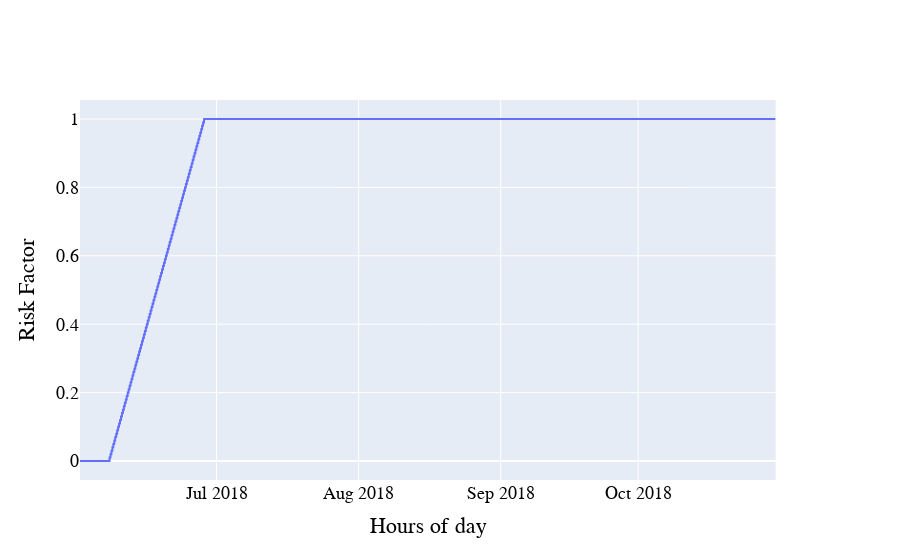

Notebook code for this chart:
### Code cell
fig = make_subplots(specs=[[{"secondary_y": True}]])
fig.add_trace(go.Scatter(x=results_nn['timestamp'], y=results_nn['k'], name='k'), secondary_y=False)

# Add figure title
fig.update_layout(
    font=dict(family='Courier New, monospace', size=18, color='black'),
    legend_orientation="h",
    legend=go.layout.Legend(
        x=0.76,
        y=0,
        traceorder="normal",
        font=dict(
            family="Courier New, monospace",
            size=17,
        )),
    )

# Set x-axis title
fig.update_xaxes(title_text="Hours of day")

# Set y-axes titles
fig.update_yaxes(title_text="Risk Factor")

fig.show()


## two figures for MPC
## two figures for SAC 
##

### Figure 1 — Plotly figure (JSON) as saved in the notebook; plotly's stock layout.template omitted (floating-point values rounded to 4 significant figures; data arrays with more than 128 entries replaced by an {"elided": "..."} marker saying what was removed)
{"data": [{"name": "k", "type": "scatter", "x": {"elided": "7288 str values"}, "xaxis": "x", "y": {"elided": "7288 float values"}, "yaxis": "y"}], "layout": {"font": {"color": "black", "family": "Courier New, monospace", "size": 18}, "legend": {"font": {"family": "Courier New, monospace", "size": 17}, "traceorder": "normal", "x": 0.76, "y": 0}, "xaxis": {"anchor": "y", "domain": [0, 0.94], "title": {"text": "Hours of day"}}, "yaxis": {"anchor": "x", "domain": [0, 1], "title": {"text": "Risk Factor"}}, "yaxis2": {"anchor": "x", "overlaying": "y", "side": "right", "title": {"text": "Risk Factor"}}}}
